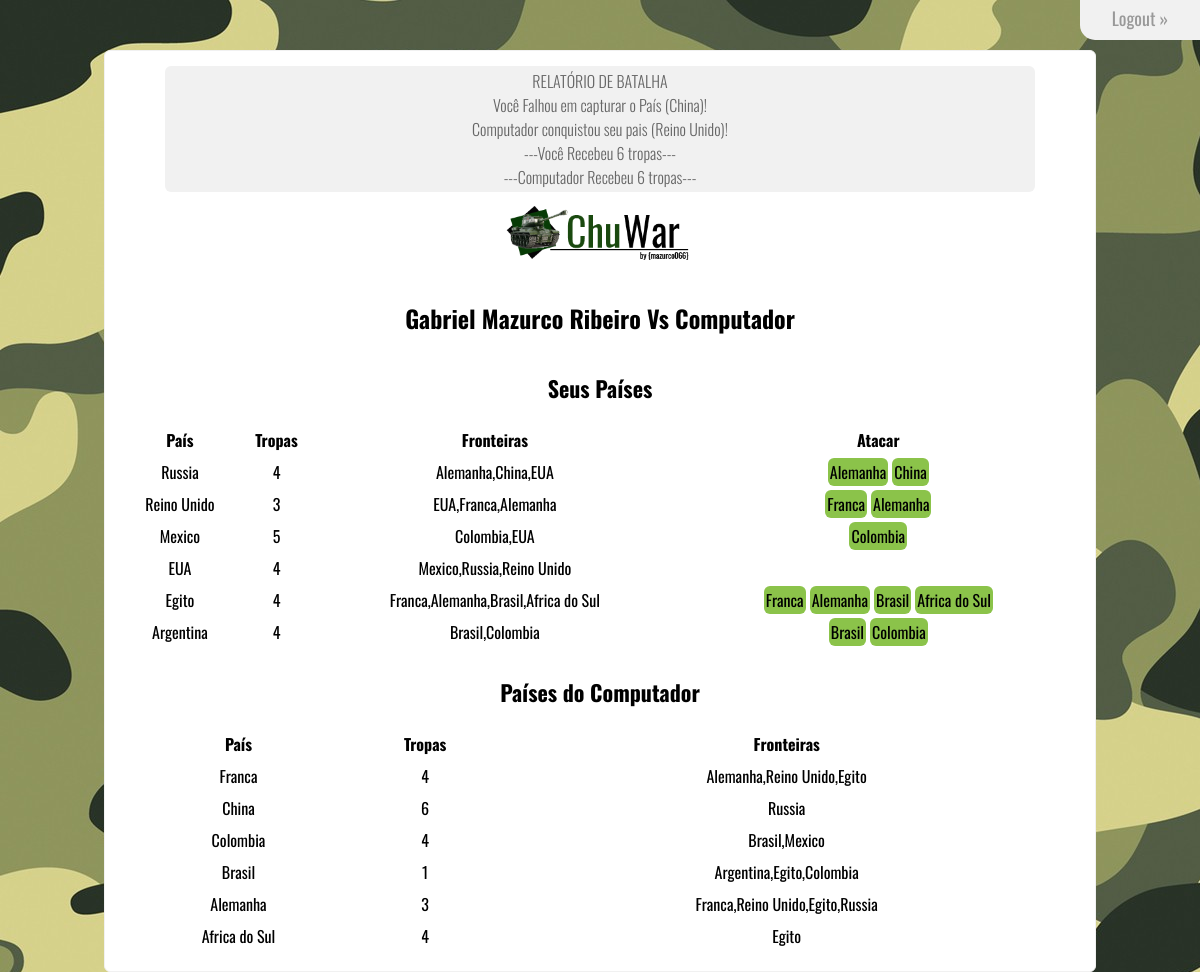
The page /index.php?acao=atacar&idAtacante=12&idDefensor=5 (signed in) on the database its author committed.
### tables this page shows
CREATE TABLE `status_paises` (
  `ID` int(11) NOT NULL,
  `Jogo_ID` int(11) NOT NULL,
  `Pais_ID` int(11) NOT NULL,
  `Nome` varchar(50) NOT NULL,
  `tropas` int(11) NOT NULL,
  `Pertence` varchar(50) NOT NULL,
  `fronteiras` varchar(90) DEFAULT NULL
);

### classes/bean/Pais.class.php (called while the page is built, shortened)
<?php
class Pais{
	private $ID;
	private $Nome;
	private $tropas;
	private $fronteiras;
	function setID($id){
		$this->ID = $id;
	}
	function getID(){
		return $this->ID;
	}
	function setNome($nome){
		$this->Nome = $nome;
	}
	function getNome(){
		return $this->Nome;
	}
	function setTropas($Tropas){
		$this->tropas = $Tropas;
	}
	function getTropas(){
		return  $this->tropas;
	}
	function setFronteiras($fronteiras){
		$this->fronteiras = $fronteiras;
	}
	function getFronteiras(){
		return $this->fronteiras;
	}
	function incrementar(){
		$this->tropas++;
	}
}
?>

### classes/bean/Jogo.class.php (called while the page is built, shortened)
<?php
class Jogo{
  private $usuario;
  private $computador;
  function __construct(Usuario $user){
    $this->usuario = $user;
    $this->computador = new Computador();
    $this->Vpaises = $this->recuperaPaises();
  }
  function getPaisesUsuario(){
    return $this->usuario->getPaises();
  }
  function getPaisesComputador(){
    return $this->computador->getPaises();
  }
  function recuperaPaises(){
    $conexao = new DB;
    $conexao=$conexao->getConnection();
    $rs = $conexao->prepare("SELECT * FROM paises");
    if ($rs->execute()){
      $paises = [];
      while($pais = $rs->fetch(PDO::FETCH_OBJ)){
        $objeto = new Pais();
        $objeto->setID($pais->ID);
        $objeto->setNome($pais->Nome);
        $objeto->setTropas($pais->tropas);
        $objeto->setFronteiras($pais->fronteiras);
        $paises[] = $objeto;
      }
      return $paises;
    }
    else{
      $flash="OPS!... ouve algum erro em nosso Sistema. Por Favor contate administrador!";
      echo $flash;
    }
  }
  function carregaJogo(){
    $conexao = new DB;
    $conexao=$conexao->getConnection();
    $rs = $conexao->prepare("Select ID from jogos where id_usuario = ?");
    $id = $this->usuario->getId();
    $rs->bindParam(1,$id);
    if ($rs->execute()){
      $row = $rs->fetch(PDO::FETCH_OBJ);
      $idJogo = $row->ID;
      $rs = $conexao->prepare("SELECT * from status_paises WHERE Jogo_ID = ? and Pertence = 'Jogador'");
      $rs->bindParam(1,$idJogo);
      $rs->execute();
      if($rs->rowCount() > 0){
        $paisesUs = [];
        while($pais = $rs->fetch(PDO::FETCH_OBJ)){
          $objeto = new Pais();
          $objeto->setID($pais->Pais_ID);
          $objeto->setNome($pais->Nome);
          $objeto->setTropas($pais->tropas);
          $objeto->setFronteiras($pais->fronteiras);
          $paisesUs[] = $objeto;
        }
        $this->usuario->setPaises($paisesUs);
      }
      $rs = $conexao->prepare("SELECT * from status_paises WHERE Jogo_ID = ? and Pertence = 'Computador'");
      $rs->bindParam(1,$idJogo);
      $rs->execute();
      if($rs->rowCount() > 0){
        $paisesCp = [];
        while($pais = $rs->fetch(PDO::FETCH_OBJ)){
          $objeto = new Pais();
          $objeto->setID($pais->Pais_ID);
          $objeto->setNome($pais->Nome);
          $objeto->setTropas($pais->tropas);
          $objeto->setFronteiras($pais->fronteiras);
          $paisesCp[] = $objeto;
        }
        $this->computador->setPaises($paisesCp);
      }
    }
    else{
      $flash="OPS!... ouve algum erro em nosso Sistema. Por Favor contate administrador!";
      echo $flash;
    }
  }
}
 ?>

### includes/eventos.php (called while the page is built, shortened)
<?php
    $startaction="";
    if(isset($_GET["acao"])){
        $startaction=1;
    }
    include("classes/DAO/DB.class.php");
    include("classes/DAO/Usuarios.class.php");
    include("classes/DAO/Jogo.class.php");
    include("classes/bean/Usuario.class.php");
    include("classes/bean/Computador.class.php");
    include("classes/bean/Pais.class.php");
    include("classes/bean/Jogo.class.php");
    if($startaction == 1){
        include("controllers/ataque.php");
    }
?>

### classes/bean/Usuario.class.php (called while the page is built, shortened)
<?php
class Usuario{
  private $id;
  private $paises = NULL;
  public function setId($id){
    $this->id = $id;
  }
  public function getId(){
    return $this->id;
  }
  public function setPaises($paises){
		$this->paises = $paises;
	}
	public function getPaises(){
		return $this->paises;
	}
}
?>

### classes/bean/Computador.class.php (called while the page is built)
<?php
class Computador{
  private $paises = NULL;
  public function setPaises($paises){
		$this->paises = $paises;
	}
	public function getPaises(){
		return $this->paises;
	}
}
?>

### includes/imprimeTabela.php (the view)
<p style="text-align: center; font: 400 22px Oswald;"><b>Seus Países</b></p>
<br>
<table width="100%" border="0">
        <tr>
            <th>País</th>
            <th>Tropas</th>
            <th>Fronteiras</th>
            <th>Atacar</th>
        </tr>
        <?php
          foreach ($Vusuario as $key => $value) {
        ?>
        <tr>
          <td style="text-align: center"><?php echo $value->getNome(); ?></td>
          <td style="text-align: center"><?php echo $value->getTropas(); ?></td>
          <td style="text-align: center"><?php echo $value->getFronteiras(); ?></td>
          <td style="text-align: center">
            <?php
              $front = $value->getFronteiras();
              $listaFronteiras = explode(",", $front);
              foreach ($listaFronteiras as $item => $valor){
                foreach ($Vcomputador as $pais => $p) {
                  $nomePais = $p->getNome();
                  $idAtacante = $value->getID();
                  $idDefensor = $p->getID();
                  if(strcmp($valor, $nomePais) == 0){
                    echo '<a id="ataque" href="index.php?acao=atacar&amp;idAtacante='.$idAtacante.'&idDefensor='.$idDefensor.'">'.$nomePais.'</a>';
                  }
                }
              }
            ?>
          </td>
        </tr>
        <?php
          }
         ?>
</table>
<br>
<p style="text-align: center; font: 400 22px Oswald;"><b>Países do Computador</b></p>
<br>
<table width="100%" border="0">
        <tr>
            <th>País</th>
            <th>Tropas</th>
            <th>Fronteiras</th>
        </tr>
        <?php
          foreach ($Vcomputador as $key => $value) {
        ?>
        <tr>
          <td style="text-align: center"><?php echo $value->getNome(); ?></td>
          <td style="text-align: center"><?php echo $value->getTropas(); ?></td>
          <td style="text-align: center"><?php echo $value->getFronteiras(); ?></td>
        </tr>
        <?php
          }
         ?>
</table>

### classes/DAO/Jogo.class.php (shortened to what this page needs)
<?php
	class JogoDAO{
		private $Atacante = NULL;
		private $Defensor = NULL;
		private $paisesUs = NULL;
		private $paisesCp = NULL;
		private $OrigemCp = NULL;
		private $AlvoCp = NULL;
		function __construct($id, $PU, $PC, $At, $Df){
			$this->paisesUs = $PU;
			$this->paisesCp = $PC;
			$this->Atacante = $At;
			$this->Defensor = $Df;
		}
		function ocuparPais($paisOrigem, $paisDefensor){
			$tropasAliadas = $this->paisesUs[$paisOrigem]->getTropas();
			$tropasInimigas = $this->paisesCp[$paisDefensor]->getTropas();
			for ($i = 1; $i <= $tropasAliadas; $i++){
				$dado = rand(1, 10);
				if ($dado > 5){
					$tropasInimigas--;
				}
			}
			if ($tropasInimigas <= 0){
				$tropasInimigas = 1;
				$this->paisesCp[$paisDefensor]->setTropas($tropasInimigas);
				$OBJ = $this->paisesCp[$paisDefensor];
				unset($this->paisesCp[$paisDefensor]);
				$this->paisesUs[] = $OBJ;
				return true;
			}
			else{
				$this->paisesCp[$paisDefensor]->setTropas($tropasInimigas);
				return false;
			}
		}
		function atacarInimigo(){
			foreach ($this->paisesUs as $key => $value) {
				if($value->getID() == $this->Atacante){
					$OrigemKey = $key;
				}
			}
			foreach ($this->paisesCp as $key => $value) {
				if($value->getID() == $this->Defensor){
					$DestinoKey = $key;
					$nomePais = $this->paisesCp[$DestinoKey]->getNome();
				}
			}
			if($this->ocuparPais($OrigemKey, $DestinoKey)){
				return "Você Conquistou o País Inimigo (".$nomePais.")! <br>";
			}
			else{
				return "Você Falhou em capturar o País (".$nomePais.")! <br>";
			}
		}
		function tomarPais($paisOrigem, $paisDefensor){
			$tropasAliadas = $this->paisesCp[$paisOrigem]->getTropas();
			$tropasInimigas = $this->paisesUs[$paisDefensor]->getTropas();
			for ($i = 1; $i <= $tropasAliadas; $i++){
				$dado = rand(1, 10);
				if ($dado > 5){
					$tropasInimigas--;
				}
			}
			if ($tropasInimigas <= 0){
				$tropasInimigas = 1;
				$this->paisesUs[$paisDefensor]->setTropas($tropasInimigas);
				$OBJ = $this->paisesUs[$paisDefensor];
				$this->paisesCp[] = $OBJ;
				return true;
			}
			else{
				$this->paisesUs[$paisDefensor]->setTropas($tropasInimigas);
				return false;
			}
		}
		function contraAtacar(){
			foreach ($this->paisesCp as $key => $value) {
				if (isset($this->paisesCp[$key])){
					if($value->getID() == $this->OrigemCp){
						$OrigemKey = $key;
					}
				}
			}
			foreach ($this->paisesUs as $key => $value) {
					if($value->getID() == $this->AlvoCp){
						$DestinoKey = $key;
						$nomePais = $this->paisesUs[$DestinoKey]->getNome();
					}
			}
			if($this->tomarPais($OrigemKey, $DestinoKey)){
				return "Computador conquistou seu pais (".$nomePais.")! <br>";
			}
			else{
				return "Computador Falhou em capturar seu País (".$nomePais.")! <br>";
			}
		}
		function calcularEstrategia($possibilidades){
			$melhor = $possibilidades[0];
			$melhorVantagem = 0;
			foreach ($possibilidades as $key => $value) {
				$tropasAliadas = $value["tropasAtacante"];
				$tropasInimigas	= $value["tropasDefensor"];
				if ($tropasAliadas - $tropasInimigas > $melhorVantagem){
					$melhorVantagem = $tropasAliadas - $tropasInimigas;
					$melhor = $value;
				}
			}
			$this->OrigemCp = $melhor["atacante"];
			$this->AlvoCp = $melhor["defensor"];
		}
		function sortearExercitos(){
			$CountUs = count($this->paisesUs) - 1;
			$CountCp = count($this->paisesCp) - 1;
			for ($i = 0; $i < 6; $i++){
				do{
					$pos = rand(0, $CountUs);
				}while(!isset($this->paisesUs[$pos]));
				$this->paisesUs[$pos]->incrementar();
			}
			for ($i = 0; $i < 6; $i++){
				do{
					$pos = rand(0, $CountCp);
				}while(!isset($this->paisesCp[$pos]));
				$this->paisesCp[$pos]->incrementar();
			}
			return "---Você Recebeu 6 tropas---<br>---Computador Recebeu 6 tropas---<br>";
		}
	}
?>

### css/estilo.css (style rules this page uses)
* { margin: 0; padding: 0; outline: none; list-style: none; }
a { text-decoration: none; }
body { font: 300 16px Oswald; background-image: url(../img/camo.jpeg); }
table { border-collapse: separate; border-spacing: 0 8px; margin-top: -8px; }
#ataque { padding: 2px; margin: 2px; background: #8bc34a; color: #000; width: 50px; height: 40px; border-radius: 6px; -webkit-border-radius: 6px; -moz-border-radius: 6px; }
.txt,.txt:focus,.sb,.sb:hover,#cadastro,#cadastro:hover,#ataque,#ataque:hover { transition: all 0.5s linear; -webkit-transition: all 0.5s linear; -moz-transition: all 0.5s linear; }

### rows shown on the page
status_paises: Nome "China", tropas "6", fronteiras "Russia"
status_paises: Nome "Reino Unido", tropas "3", fronteiras "EUA,Franca,Alemanha"
status_paises: Nome "Russia", tropas "4", fronteiras "Alemanha,China,EUA"
status_paises: Nome "Alemanha", tropas "3", fronteiras "Franca,Reino Unido,Egito,Russia"
status_paises: Nome "Franca", tropas "4", fronteiras "Alemanha,Reino Unido,Egito"
status_paises: Nome "Mexico", tropas "5", fronteiras "Colombia,EUA"
status_paises: Nome "Colombia", tropas "4", fronteiras "Brasil,Mexico"
status_paises: Nome "EUA", tropas "4", fronteiras "Mexico,Russia,Reino Unido"
status_paises: Nome "Egito", tropas "4", fronteiras "Franca,Alemanha,Brasil,Africa do Sul"
status_paises: Nome "Brasil", tropas "1", fronteiras "Argentina,Egito,Colombia"
status_paises: Nome "Africa do Sul", tropas "4", fronteiras "Egito"
status_paises: Nome "Argentina", tropas "4", fronteiras "Brasil,Colombia"

### other values the page prints
$usuario->getNome() "Gabriel Mazurco Ribeiro"
